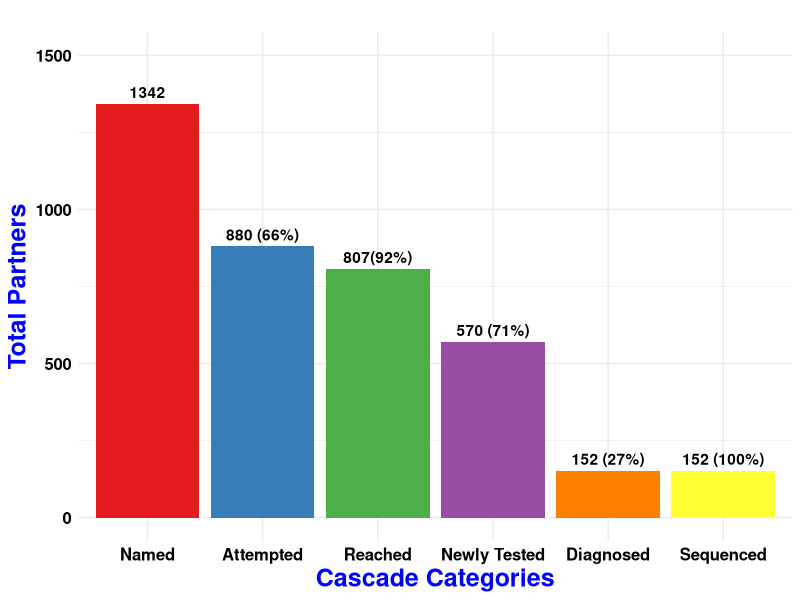

Write the R code that produced this figure. (Note: this script raises an error after producing the figure.)
rm(list=ls())

# Loading necessary libraries
library(tidyr)
library(ggplot2)
library(RColorBrewer)
library(here)

# Structuring the data with the average values
overall_data <- data.frame(
  Category = c("Named_Mean", "Contact_Attempted_Mean", "Reached_Mean", "Tested_Mean", "Diagnosed_Mean", "Sequenced_Mean"),
  Value = c(1342, 880, 807, 570, 152, 152)
)

# Adjusting the factor levels and labels for the Category column
overall_data$Category <- factor(overall_data$Category, 
                                levels = c("Named_Mean", 
                                           "Contact_Attempted_Mean",
                                           "Reached_Mean",
                                           "Tested_Mean",
                                           "Diagnosed_Mean",
                                           "Sequenced_Mean"),
                                labels = c("Named", 
                                           "Attempted",
                                           "Reached",
                                           "Newly Tested", 
                                           "Diagnosed", 
                                           "Sequenced"))

# Color settings
set1_colors <- brewer.pal(6, "Set1")
levels_to_colors <- c("Named", "Attempted", "Reached", "Newly Tested", "Diagnosed", "Sequenced")
my_colors <- setNames(set1_colors, levels_to_colors)


# Create the labels
labels_n = c("1342", "880 (66%)", "807(92%)", 
            "570 (71%)", "152 (27%)", "152 (100%)")

# Updated plot code
p_overall <- ggplot(overall_data, aes(x = Category, y = Value, fill = Category)) +
  geom_bar(stat = "identity", position = "dodge") +
  geom_text(aes(label=labels_n), vjust=-0.5, 
            #size=6, 
            fontface="bold") +
  labs(title = "",
       y = "Total Partners",
       x = "Cascade Categories") +
  scale_fill_manual(values=my_colors) +  # Setting colors manually
  scale_y_continuous(limits = c(0, 1500)) +
  theme_minimal() +
  theme(
    plot.title = element_text(size = 12, face = "bold"),
    axis.title.x = element_text(size = 18, face = "bold", color = "blue"),
    axis.title.y = element_text(size = 18, face = "bold", color = "blue"),
    axis.text.y = element_text(size = 12, face = "bold", color = "black"),
    axis.text.x = element_text(size = 12, face = "bold", color = "black"),
    legend.position = "none"   # This will remove the legend
  )

print(p_overall)

# Save plot
loc_to_save <- here("manuscript-viz", "out", "overall_cascade.pdf")
ggsave(loc_to_save, plot = p_overall, 
      width = 8, height = 6, dpi = 300)

# RDS for multipanel plot
saveRDS(list(p_overall=p_overall, 
             labels_n=labels_n),
        file = here("manuscript-viz", "out", "p_overall.rds"))

###
## Add bars to show cascade among overlapping persons as well
###

# The same as before
overall_data <- data.frame(
  Category = c("Named_Mean", "Contact_Attempted_Mean", "Reached_Mean", "Tested_Mean", "Diagnosed_Mean", "Sequenced_Mean"),
  Value = c(1342, 880, 807, 570, 152, 152)
)

overlapping_data <- data.frame(
  Category = c("Named_Mean", "Contact_Attempted_Mean", "Reached_Mean", "Tested_Mean", "Diagnosed_Mean", "Sequenced_Mean"),
  Value = c(1056, 687, 631, 446, 121, 121)
)

# Explicitly add "\n" for manual line breaks
overall_labels <- c("1342", "880\n(66%)", "807\n(92%)", "570\n(71%)", "152\n(27%)", "152\n(100%)")
overlapping_labels <- c("1056", "687\n(65%)", "631\n(92%)", "446\n(71%)", "121\n(27%)", "121\n(100%)")

# Combine both datasets
combined_data <- rbind(
  cbind(overall_data, Group = "Overall"),
  cbind(overlapping_data, Group = "Overlapping")
)

# Adjust the factor levels and labels for better ordering in the plot
combined_data$Category <- factor(combined_data$Category, 
                                 levels = c("Named_Mean", 
                                            "Contact_Attempted_Mean",
                                            "Reached_Mean",
                                            "Tested_Mean",
                                            "Diagnosed_Mean",
                                            "Sequenced_Mean"),
                                 labels = c("Named", 
                                            "Attempted",
                                            "Reached",
                                            "Newly Tested", 
                                            "Diagnosed", 
                                            "Sequenced"))

                                            
# Updated plot with explicit line breaks
p_combined <- ggplot(combined_data, aes(x = Category, y = Value, fill = Category)) +
  geom_bar(aes(alpha = Group), stat = "identity", position = position_dodge(width = 0.8), width = 0.7) +
  geom_text(aes(label = ifelse(Group == "Overall", overall_labels, overlapping_labels)), 
            vjust = -0.5, fontface = "bold", size = 3.5,  # Adjust size for better fit
            hjust = ifelse(combined_data$Group == "Overall", 1.2, -0.2), 
            position = position_dodge(width = 0.8)) +  
  labs(title = "",
       y = "Total Partners",
       x = "Cascade Categories") +
  scale_fill_manual(values = set1_colors) +  # Keep Set1 colors
  scale_alpha_manual(values = c(1, 0.6)) +   # Use alpha to differentiate between Overall and Overlapping
  scale_y_continuous(limits = c(0, 1500)) +
  theme_minimal() +
  theme(
    plot.title = element_text(size = 12, face = "bold"),
    axis.title.x = element_text(size = 18, face = "bold", color = "blue"),
    axis.title.y = element_text(size = 18, face = "bold", color = "blue"),
    axis.text.y = element_text(size = 12, face = "bold", color = "black"),
    axis.text.x = element_text(size = 12, face = "bold", color = "black"),
    legend.position = "none"   # Remove legend since the Group is represented with alpha
  )

print(p_combined)

# Save updated plot
loc_to_save_combined <- here("manuscript-viz", "out", "combined_cascade_manual_linebreaks.pdf")
ggsave(loc_to_save_combined, plot = p_combined, 
       width = 8, height = 6, dpi = 300)

saveRDS(p_combined, file = here("manuscript-viz", "out", "p_combined_manual_linebreaks.rds"))
saveRDS(overall_labels, file = here("manuscript-viz", "out", "overall_labels.rds"))
saveRDS(overlapping_labels, file = here("manuscript-viz", "out", "overlapping_labels.rds"))
